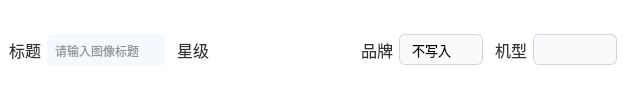
                  <widget class="QFrame" name="horizontalFrame_9">
                   <property name="styleSheet">
                    <string notr="true">background:rgb(255, 255, 255);
border-top-left-radius:0px;
border-top-right-radius:0px;
border-bottom-right-radius:0px;
border-bottom-left-radius:0px;</string>
                   </property>
                   <layout class="QHBoxLayout" name="detailsHeaderLayout" stretch="0,0,0,0">
                    <property name="spacing">
                     <number>12</number>
                    </property>
                    <property name="leftMargin">
                     <number>9</number>
                    </property>
                    <property name="topMargin">
                     <number>6</number>
                    </property>
                    <property name="rightMargin">
                     <number>9</number>
                    </property>
                    <property name="bottomMargin">
                     <number>6</number>
                    </property>
                    <item>
                     <layout class="QHBoxLayout" name="titleInputLayout" stretch="0,1">
                      <property name="spacing">
                       <number>6</number>
                      </property>
                      <item>
                       <widget class="QLabel" name="title">
                        <property name="font">
                         <font>
                          <pointsize>12</pointsize>
                         </font>
                        </property>
                        <property name="styleSheet">
                         <string notr="true">QLabel {
    color: #333333;
    border: none;
}</string>
                        </property>
                        <property name="text">
                         <string>标题</string>
                        </property>
                       </widget>
                      </item>
                      <item>
                       <widget class="QLineEdit" name="titleLineEdit">
                        <property name="sizePolicy">
                         <sizepolicy hsizetype="Preferred" vsizetype="Fixed">
                          <horstretch>0</horstretch>
                          <verstretch>0</verstretch>
                         </sizepolicy>
                        </property>
                        <property name="styleSheet">
                         <string notr="true">QLineEdit {
    border: 1px solid qradialgradient(
        cx:0.5, cy:0.5, radius:1, fx:0.5, fy:0.5,
        stop:0.66 rgba(134, 119, 253, 255),
        stop:1 rgba(119, 111, 252, 255)
    );
    background: rgb(245, 249, 254);
    padding: 8px 6px;
    border-radius: 6px;
    color: #333;
    selection-background-color: rgba(134, 119, 253, 180);
    selection-color: white;
    font-size: 12px;
}

QLineEdit:focus {
    border: 2px solid qradialgradient(
        cx:0.5, cy:0.5, radius:1, fx:0.5, fy:0.5,
        stop:0.66 rgba(134, 119, 253, 255),
        stop:1 rgba(119, 111, 252, 255)
    );
    outline: none;
}

QLineEdit:disabled {
    background: #eaeaea;
    color: #aaa;
}</string>
                        </property>
                        <property name="inputMask">
                         <string/>
                        </property>
                        <property name="placeholderText">
                         <string>请输入图像标题</string>
                        </property>
                       </widget>
                      </item>
                     </layout>
                    </item>
                    <item>
                     <layout class="QHBoxLayout" name="ratingInputLayout" stretch="0,1">
                      <property name="spacing">
                       <number>6</number>
                      </property>
                      <item>
                       <widget class="QLabel" name="star">
                        <property name="font">
                         <font>
                          <pointsize>12</pointsize>
                         </font>
                        </property>
                        <property name="styleSheet">
                         <string notr="true">QLabel {
    color: #333333;
    border: none;
}</string>
                        </property>
                        <property name="text">
                         <string>星级</string>
                        </property>
                       </widget>
                      </item>
                      <item>
                       <layout class="QHBoxLayout" name="starLayout">
                        <item>
                         <widget class="QPushButton" name="starButton1">
                          <property name="minimumSize">
                           <size>
                            <width>22</width>
                            <height>22</height>
                           </size>
                          </property>
                          <property name="maximumSize">
                           <size>
                            <width>22</width>
                            <height>22</height>
                           </size>
                          </property>
                          <property name="styleSheet">
                           <string notr="true">QPushButton {
    border: none;
    background-color: transparent;
    color: transparent;
}

QPushButton:hover {
    image: url(resources/img/page_4/星级_亮.svg);
}</string>
                          </property>
                          <property name="text">
                           <string/>
                          </property>
                          <property name="icon">
                           <iconset>
                            <normaloff>resources/img/page_4/星级_暗.svg</normaloff>resources/img/page_4/星级_暗.svg</iconset>
                          </property>
                          <property name="iconSize">
                           <size>
                            <width>20</width>
                            <height>20</height>
                           </size>
                          </property>
                         </widget>
                        </item>
                        <item>
                         <widget class="QPushButton" name="ratingStar2Button">
                          <property name="minimumSize">
                           <size>
                            <width>22</width>
                            <height>22</height>
                           </size>
                          </property>
                          <property name="maximumSize">
                           <size>
                            <width>22</width>
                            <height>22</height>
                           </size>
                          </property>
                          <property name="styleSheet">
                           <string notr="true">QPushButton {
    border: none;
    background-color: transparent;
    color: transparent;
}

QPushButton:hover {
    image: url(resources/img/page_4/星级_亮.svg);
}</string>
                          </property>
                          <property name="text">
                           <string/>
                          </property>
                          <property name="icon">
                           <iconset>
                            <normaloff>resources/img/page_4/星级_暗.svg</normaloff>resources/img/page_4/星级_暗.svg</iconset>
                          </property>
                          <property name="iconSize">
                           <size>
                            <width>20</width>
                            <height>20</height>
                           </size>
                          </property>
                         </widget>
                        </item>
                        <item>
                         <widget class="QPushButton" name="ratingStar3Button">
                          <property name="minimumSize">
                           <size>
                            <width>22</width>
                            <height>22</height>
                           </size>
                          </property>
                          <property name="maximumSize">
                           <size>
                            <width>22</width>
                            <height>22</height>
                           </size>
                          </property>
                          <property name="styleSheet">
                           <string notr="true">QPushButton {
    border: none;
    background-color: transparent;
    color: transparent;
}

QPushButton:hover {
    image: url(resources/img/page_4/星级_亮.svg);
}</string>
                          </property>
                          <property name="text">
                           <string/>
                          </property>
                          <property name="icon">
                           <iconset>
                            <normaloff>resources/img/page_4/星级_暗.svg</normaloff>resources/img/page_4/星级_暗.svg</iconset>
                          </property>
                          <property name="iconSize">
                           <size>
                            <width>20</width>
                            <height>20</height>
                           </size>
                          </property>
                         </widget>
                        </item>
                        <item>
                         <widget class="QPushButton" name="ratingStar4Button">
                          <property name="minimumSize">
                           <size>
                            <width>22</width>
                            <height>22</height>
                           </size>
                          </property>
                          <property name="maximumSize">
                           <size>
                            <width>22</width>
                            <height>22</height>
                           </size>
                          </property>
                          <property name="styleSheet">
                           <string notr="true">QPushButton {
    border: none;
    background-color: transparent;
    color: transparent;
}

QPushButton:hover {
    image: url(resources/img/page_4/星级_亮.svg);
}</string>
                          </property>
                          <property name="text">
                           <string/>
                          </property>
                          <property name="icon">
                           <iconset>
                            <normaloff>resources/img/page_4/星级_暗.svg</normaloff>resources/img/page_4/星级_暗.svg</iconset>
                          </property>
                          <property name="iconSize">
                           <size>
                            <width>20</width>
                            <height>20</height>
                           </size>
                          </property>
                         </widget>
                        </item>
                        <item>
                         <widget class="QPushButton" name="ratingStar5Button">
                          <property name="minimumSize">
                           <size>
                            <width>22</width>
                            <height>22</height>
                           </size>
                          </property>
                          <property name="maximumSize">
                           <size>
                            <width>22</width>
                            <height>22</height>
                           </size>
                          </property>
                          <property name="styleSheet">
                           <string notr="true">QPushButton {
    border: none;
    background-color: transparent;
    color: transparent;
}

QPushButton:hover {
    image: url(resources/img/page_4/星级_亮.svg);
}</string>
                          </property>
                          <property name="text">
                           <string/>
                          </property>
                          <property name="icon">
                           <iconset>
                            <normaloff>resources/img/page_4/星级_暗.svg</normaloff>resources/img/page_4/星级_暗.svg</iconset>
                          </property>
                          <property name="iconSize">
                           <size>
                            <width>20</width>
                            <height>20</height>
                           </size>
                          </property>
                         </widget>
                        </item>
                       </layout>
                      </item>
                     </layout>
                    </item>
                    <item>
                     <layout class="QHBoxLayout" name="authorInputLayout" stretch="0,1">
                      <property name="spacing">
                       <number>6</number>
                      </property>
                      <item>
                       <widget class="QLabel" name="brand">
                        <property name="sizePolicy">
                         <sizepolicy hsizetype="Preferred" vsizetype="Preferred">
                          <horstretch>0</horstretch>
                          <verstretch>0</verstretch>
                         </sizepolicy>
                        </property>
                        <property name="font">
                         <font>
                          <pointsize>12</pointsize>
                         </font>
                        </property>
                        <property name="styleSheet">
                         <string notr="true">QLabel {
    color: #333333;
    border: none;
}</string>
                        </property>
                        <property name="text">
                         <string>品牌</string>
                        </property>
                       </widget>
                      </item>
                      <item>
                       <widget class="QComboBox" name="cameraBrand">
                        <property name="minimumSize">
                         <size>
                          <width>82</width>
                          <height>30</height>
                         </size>
                        </property>
                        <property name="styleSheet">
                         <string notr="true">QComboBox {
    background-color: #ffffff;
    border: 1px solid #d1d5db;
    border-radius: 6px;
    padding: 6px 12px;
    color: rgb(0, 0, 0);
    font-family: &quot;Microsoft YaHei&quot;, &quot;微软雅黑&quot;, sans-serif;
    font-size: 13px;
    min-width: 56px;
    min-height: 16px;
    selection-background-color: #6d28d9;
    selection-color: white;
    transition: all 0.2s ease-out;
}

QComboBox::drop-down {
    width: 0;
    border: none;
    padding: 0;
}

QComboBox::down-arrow {
    image: none;
}

QComboBox:hover {
    border-color: #a5b4fc;
    background-color: #f8fafc;
    box-shadow: 0 1px 3px rgba(166, 175, 195, 0.2);
}

QComboBox:on {
    background-color: #f5f3ff;
    border-bottom-left-radius: 0;
    border-bottom-right-radius: 0;
    box-shadow: 0 2px 4px rgba(0, 0, 0, 0.05);
}

QComboBox:pressed {
    background-color: #ede9fe;
    transform: translateY(1px);
}

QComboBox:disabled {
    background-color: #f3f4f6;
    color: #9ca3af;
    border-color: #e5e7eb;
}

QComboBox QAbstractItemView {
    border: 1px solid #e5e7eb;
    border-top: none;
    border-radius: 0 0 6px 6px;
    background: white;
    padding: 4px 0;
    margin-top: -1px;
    selection-background-color: #6d28d9;
    selection-color: white;
    outline: none;
    box-shadow: 0 2px 8px rgba(0, 0, 0, 0.08);
    min-width: 88px;
    font-family: &quot;Microsoft YaHei&quot;, &quot;微软雅黑&quot;, sans-serif;
    font-size: 13px;
    color: black;
}

QComboBox QAbstractItemView::item {
    padding: 6px 2px;
    margin: 0 4px;
    border-radius: 3px;
    border-left: 1px solid transparent;
}

QComboBox QAbstractItemView::item:hover {
    background-color: #f8f5ff;
    color: #6d28d9;
}

QComboBox QAbstractItemView::item:selected {
    background-color: #faf7ff;
    color: #6d28d9;
    border-left: 1px solid #6d28d9;
    font-weight: normal;
    padding-left: 11px;
}

QComboBox:editable {
    background: white;
    padding-right: 12px;
}

QComboBox:editable:on {
    background: #f5f3ff;
}

QComboBox:!editable {
    background: #f9fafb;
}

QComboBox:focus {
    border: 1px solid #8b5cf6;
    outline: none;
    box-shadow: 0 0 0 2px rgba(139, 92, 246, 0.2);
}

/* QComboBox下拉列表中的滚动条样式 */
QComboBox QAbstractItemView QScrollBar:vertical {
    width: 8px;
    background: transparent;
    margin: 2px 0;
}

QComboBox QAbstractItemView QScrollBar::handle:vertical {
    background: rgba(134, 119, 253, 0.3);
    border-radius: 4px;
    min-height: 20px;
    margin: 2px;
    transition: background 0.2s;
}

QComboBox QAbstractItemView QScrollBar::handle:vertical:hover {
    background: rgba(134, 119, 253, 0.6);
}

QComboBox QAbstractItemView QScrollBar::handle:vertical:pressed {
    background: rgba(134, 119, 253, 0.8);
}

QComboBox QAbstractItemView QScrollBar:horizontal {
    height: 8px;
    background: transparent;
    margin: 0 2px;
}

QComboBox QAbstractItemView QScrollBar::handle:horizontal {
    background: rgba(134, 119, 253, 0.3);
    border-radius: 4px;
    min-width: 20px;
    margin: 2px;
}

/* 隐藏滚动条的页面区域 */
QComboBox QAbstractItemView QScrollBar::add-page:vertical,
QComboBox QAbstractItemView QScrollBar::sub-page:vertical,
QComboBox QAbstractItemView QScrollBar::add-page:horizontal,
QComboBox QAbstractItemView QScrollBar::sub-page:horizontal {
    background: transparent;
}

/* 隐藏滚动条的箭头按钮 */
QComboBox QAbstractItemView QScrollBar::add-line:vertical,
QComboBox QAbstractItemView QScrollBar::sub-line:vertical,
QComboBox QAbstractItemView QScrollBar::add-line:horizontal,
QComboBox QAbstractItemView QScrollBar::sub-line:horizontal {
    height: 0;
    width: 0;
    background: transparent;
}
</string>
                        </property>
                        <item>
                         <property name="text">
                          <string>不写入</string>
                         </property>
                        </item>
                       </widget>
                      </item>
                     </layout>
                    </item>
                    <item>
                     <layout class="QHBoxLayout" name="keywordsInputLayout" stretch="0,1">
                      <property name="spacing">
                       <number>6</number>
                      </property>
                      <item>
                       <widget class="QLabel" name="model">
                        <property name="font">
                         <font>
                          <pointsize>12</pointsize>
                         </font>
                        </property>
                        <property name="styleSheet">
                         <string notr="true">QLabel {
    color: #333333;
    border: none;
}</string>
                        </property>
                        <property name="text">
                         <string>机型</string>
                        </property>
                       </widget>
                      </item>
                      <item>
                       <widget class="QComboBox" name="cameraModel">
                        <property name="minimumSize">
                         <size>
                          <width>82</width>
                          <height>30</height>
                         </size>
                        </property>
                        <property name="styleSheet">
                         <string notr="true">QComboBox {
    background-color: #ffffff;
    border: 1px solid #d1d5db;
    border-radius: 6px;
    padding: 6px 12px;
    color: rgb(0, 0, 0);
    font-family: &quot;Microsoft YaHei&quot;, &quot;微软雅黑&quot;, sans-serif;
    font-size: 13px;
    min-width: 56px;
    min-height: 16px;
    selection-background-color: #6d28d9;
    selection-color: white;
    transition: all 0.2s ease-out;
}

QComboBox::drop-down {
    width: 0;
    border: none;
    padding: 0;
}

QComboBox::down-arrow {
    image: none;
}

QComboBox:hover {
    border-color: #a5b4fc;
    background-color: #f8fafc;
    box-shadow: 0 1px 3px rgba(166, 175, 195, 0.2);
}

QComboBox:on {
    background-color: #f5f3ff;
    border-bottom-left-radius: 0;
    border-bottom-right-radius: 0;
    box-shadow: 0 2px 4px rgba(0, 0, 0, 0.05);
}

QComboBox:pressed {
    background-color: #ede9fe;
    transform: translateY(1px);
}

QComboBox:disabled {
    background-color: #f3f4f6;
    color: #9ca3af;
    border-color: #e5e7eb;
}

QComboBox QAbstractItemView {
    border: 1px solid #e5e7eb;
    border-top: none;
    border-radius: 0 0 6px 6px;
    background: white;
    padding: 4px 0;
    margin-top: -1px;
    selection-background-color: #6d28d9;
    selection-color: white;
    outline: none;
    box-shadow: 0 2px 8px rgba(0, 0, 0, 0.08);
    min-width: 88px;
    font-family: &quot;Microsoft YaHei&quot;, &quot;微软雅黑&quot;, sans-serif;
    font-size: 13px;
    color: black;
}

QComboBox QAbstractItemView::item {
    padding: 6px 2px;
    margin: 0 4px;
    border-radius: 3px;
    border-left: 1px solid transparent;
}

QComboBox QAbstractItemView::item:hover {
    background-color: #f8f5ff;
    color: #6d28d9;
}

QComboBox QAbstractItemView::item:selected {
    background-color: #faf7ff;
    color: #6d28d9;
    border-left: 1px solid #6d28d9;
    font-weight: normal;
    padding-left: 11px;
}

QComboBox:editable {
    background: white;
    padding-right: 12px;
}

QComboBox:editable:on {
    background: #f5f3ff;
}

QComboBox:!editable {
    background: #f9fafb;
}

QComboBox:focus {
    border: 1px solid #8b5cf6;
    outline: none;
    box-shadow: 0 0 0 2px rgba(139, 92, 246, 0.2);
}

/* QComboBox下拉列表中的滚动条样式 */
QComboBox QAbstractItemView QScrollBar:vertical {
    width: 8px;
    background: transparent;
    margin: 2px 0;
}

QComboBox QAbstractItemView QScrollBar::handle:vertical {
    background: rgba(134, 119, 253, 0.3);
    border-radius: 4px;
    min-height: 20px;
    margin: 2px;
    transition: background 0.2s;
}

QComboBox QAbstractItemView QScrollBar::handle:vertical:hover {
    background: rgba(134, 119, 253, 0.6);
}

QComboBox QAbstractItemView QScrollBar::handle:vertical:pressed {
    background: rgba(134, 119, 253, 0.8);
}

QComboBox QAbstractItemView QScrollBar:horizontal {
    height: 8px;
    background: transparent;
    margin: 0 2px;
}

QComboBox QAbstractItemView QScrollBar::handle:horizontal {
    background: rgba(134, 119, 253, 0.3);
    border-radius: 4px;
    min-width: 20px;
    margin: 2px;
}

/* 隐藏滚动条的页面区域 */
QComboBox QAbstractItemView QScrollBar::add-page:vertical,
QComboBox QAbstractItemView QScrollBar::sub-page:vertical,
QComboBox QAbstractItemView QScrollBar::add-page:horizontal,
QComboBox QAbstractItemView QScrollBar::sub-page:horizontal {
    background: transparent;
}

/* 隐藏滚动条的箭头按钮 */
QComboBox QAbstractItemView QScrollBar::add-line:vertical,
QComboBox QAbstractItemView QScrollBar::sub-line:vertical,
QComboBox QAbstractItemView QScrollBar::add-line:horizontal,
QComboBox QAbstractItemView QScrollBar::sub-line:horizontal {
    height: 0;
    width: 0;
    background: transparent;
}
</string>
                        </property>
                       </widget>
                      </item>
                     </layout>
                    </item>
                   </layout>
                  </widget>
